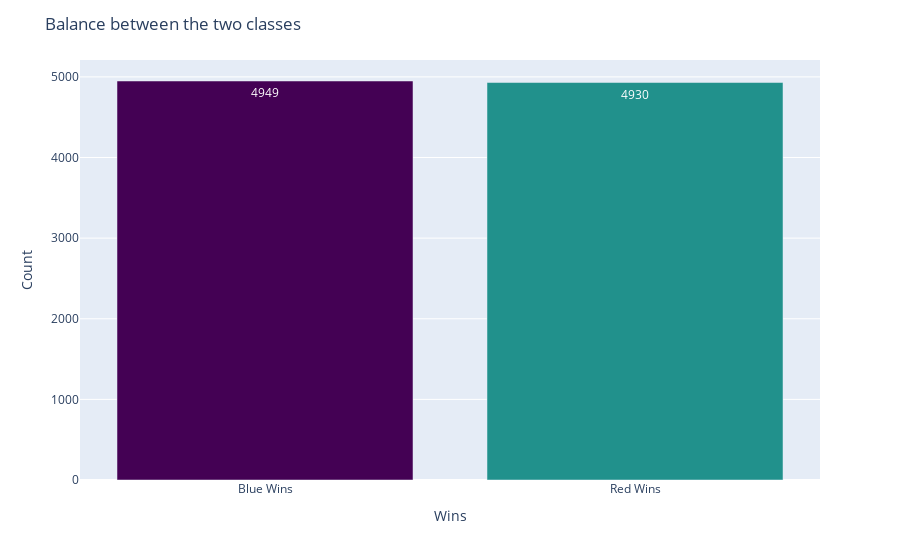

Notebook code cell kept with this figure:
### Code cell
# make a bar plot using plotly px for W and L
fig = px.bar(x=['Blue Wins', 'Red Wins'],
             y=[W, L],
             color=['Blue Wins', 'Red Wins'],
             color_discrete_sequence=['#440154', '#21918c'],
             text=[W, L])

fig.update_layout(title='Balance between the two classes',
                  xaxis_title='Wins',
                  yaxis_title='Count',
                  showlegend=False)
fig.show()
# save the plot
fig.write_image("Figures/2.1_target_v_balance.png")

### Figure 1 — Plotly figure (JSON) as saved in the notebook; plotly's stock layout.template omitted (floating-point values rounded to 4 significant figures)
{"data": [{"alignmentgroup": "True", "hovertemplate": "color=Blue Wins<br>x=%{x}<br>y=%{y}<br>text=%{text}<extra></extra>", "legendgroup": "Blue Wins", "marker": {"color": "#440154", "pattern": {"shape": ""}}, "name": "Blue Wins", "offsetgroup": "Blue Wins", "orientation": "v", "showlegend": true, "text": [4949], "textposition": "auto", "type": "bar", "x": ["Blue Wins"], "xaxis": "x", "y": [4949], "yaxis": "y"}, {"alignmentgroup": "True", "hovertemplate": "color=Red Wins<br>x=%{x}<br>y=%{y}<br>text=%{text}<extra></extra>", "legendgroup": "Red Wins", "marker": {"color": "#21918c", "pattern": {"shape": ""}}, "name": "Red Wins", "offsetgroup": "Red Wins", "orientation": "v", "showlegend": true, "text": [4930], "textposition": "auto", "type": "bar", "x": ["Red Wins"], "xaxis": "x", "y": [4930], "yaxis": "y"}], "layout": {"barmode": "relative", "legend": {"title": {"text": "color"}, "tracegroupgap": 0}, "margin": {"t": 60}, "showlegend": false, "title": {"text": "Balance between the two classes"}, "xaxis": {"anchor": "y", "domain": [0, 1], "title": {"text": "Wins"}}, "yaxis": {"anchor": "x", "domain": [0, 1], "title": {"text": "Count"}}}}
